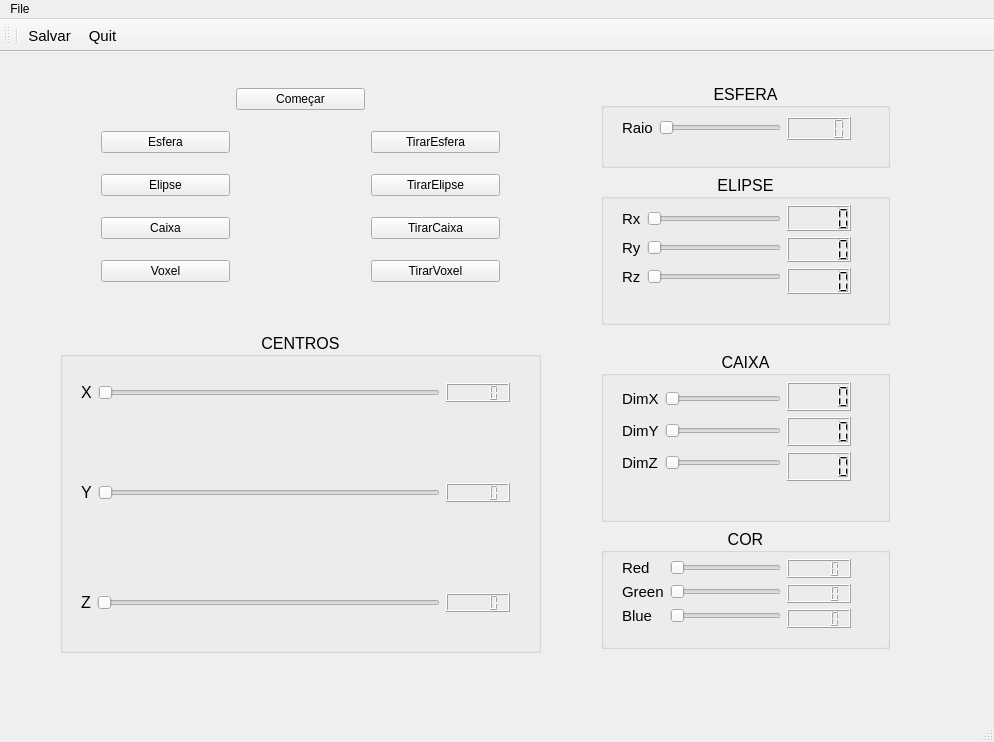
<?xml version="1.0" encoding="UTF-8"?>
<ui version="4.0">
 <class>MainWindow</class>
 <widget class="QMainWindow" name="MainWindow">
  <property name="enabled">
   <bool>true</bool>
  </property>
  <property name="geometry">
   <rect>
    <x>0</x>
    <y>0</y>
    <width>994</width>
    <height>742</height>
   </rect>
  </property>
  <property name="windowTitle">
   <string>MainWindow</string>
  </property>
  <widget class="QWidget" name="centralWidget">
   <widget class="QGroupBox" name="groupBox">
    <property name="geometry">
     <rect>
      <x>601</x>
      <y>31</y>
      <width>289</width>
      <height>85</height>
     </rect>
    </property>
    <property name="font">
     <font>
      <pointsize>12</pointsize>
     </font>
    </property>
    <property name="title">
     <string>ESFERA</string>
    </property>
    <property name="alignment">
     <set>Qt::AlignCenter</set>
    </property>
    <widget class="QWidget" name="layoutWidget">
     <property name="geometry">
      <rect>
       <x>10</x>
       <y>20</y>
       <width>251</width>
       <height>52</height>
      </rect>
     </property>
     <layout class="QGridLayout" name="gridLayout_6">
      <item row="0" column="1">
       <widget class="QLCDNumber" name="lcdNumber_5"/>
      </item>
      <item row="0" column="0">
       <layout class="QGridLayout" name="gridLayout_2">
        <item row="0" column="1">
         <widget class="QSlider" name="horizontalSlider_REsfera">
          <property name="orientation">
           <enum>Qt::Horizontal</enum>
          </property>
         </widget>
        </item>
        <item row="0" column="0">
         <widget class="QLabel" name="label_RaioEsfera">
          <property name="font">
           <font>
            <pointsize>11</pointsize>
           </font>
          </property>
          <property name="text">
           <string>Raio</string>
          </property>
         </widget>
        </item>
       </layout>
      </item>
     </layout>
    </widget>
   </widget>
   <widget class="QGroupBox" name="groupBox_2">
    <property name="geometry">
     <rect>
      <x>601</x>
      <y>122</y>
      <width>289</width>
      <height>151</height>
     </rect>
    </property>
    <property name="font">
     <font>
      <pointsize>12</pointsize>
     </font>
    </property>
    <property name="title">
     <string>ELIPSE</string>
    </property>
    <property name="alignment">
     <set>Qt::AlignCenter</set>
    </property>
    <widget class="QWidget" name="layoutWidget">
     <property name="geometry">
      <rect>
       <x>10</x>
       <y>20</y>
       <width>251</width>
       <height>111</height>
      </rect>
     </property>
     <layout class="QGridLayout" name="gridLayout_5">
      <item row="0" column="0" rowspan="3">
       <layout class="QGridLayout" name="gridLayout">
        <item row="0" column="0">
         <widget class="QLabel" name="label_RxElipse">
          <property name="font">
           <font>
            <pointsize>11</pointsize>
           </font>
          </property>
          <property name="text">
           <string>Rx</string>
          </property>
         </widget>
        </item>
        <item row="0" column="1">
         <widget class="QSlider" name="horizontalSlider_RxElipse">
          <property name="orientation">
           <enum>Qt::Horizontal</enum>
          </property>
         </widget>
        </item>
        <item row="1" column="0">
         <widget class="QLabel" name="label_RyElipse">
          <property name="font">
           <font>
            <pointsize>11</pointsize>
           </font>
          </property>
          <property name="text">
           <string>Ry</string>
          </property>
         </widget>
        </item>
        <item row="1" column="1">
         <widget class="QSlider" name="horizontalSlider_RyElipse">
          <property name="orientation">
           <enum>Qt::Horizontal</enum>
          </property>
         </widget>
        </item>
        <item row="2" column="0">
         <widget class="QLabel" name="label_RzElipse">
          <property name="font">
           <font>
            <pointsize>11</pointsize>
           </font>
          </property>
          <property name="text">
           <string>Rz</string>
          </property>
         </widget>
        </item>
        <item row="2" column="1">
         <widget class="QSlider" name="horizontalSlider_RzElipse">
          <property name="orientation">
           <enum>Qt::Horizontal</enum>
          </property>
         </widget>
        </item>
       </layout>
      </item>
      <item row="0" column="1">
       <widget class="QLCDNumber" name="lcdNumber"/>
      </item>
      <item row="1" column="1">
       <widget class="QLCDNumber" name="lcdNumber_2"/>
      </item>
      <item row="2" column="1">
       <widget class="QLCDNumber" name="lcdNumber_4"/>
      </item>
     </layout>
    </widget>
   </widget>
   <widget class="QGroupBox" name="groupBox_3">
    <property name="geometry">
     <rect>
      <x>601</x>
      <y>299</y>
      <width>289</width>
      <height>171</height>
     </rect>
    </property>
    <property name="font">
     <font>
      <pointsize>12</pointsize>
     </font>
    </property>
    <property name="title">
     <string>CAIXA</string>
    </property>
    <property name="alignment">
     <set>Qt::AlignCenter</set>
    </property>
    <widget class="QWidget" name="layoutWidget">
     <property name="geometry">
      <rect>
       <x>10</x>
       <y>20</y>
       <width>251</width>
       <height>121</height>
      </rect>
     </property>
     <layout class="QGridLayout" name="gridLayout_7">
      <item row="0" column="0" rowspan="3">
       <layout class="QGridLayout" name="gridLayout_3">
        <item row="0" column="0">
         <widget class="QLabel" name="label_XCaixa">
          <property name="font">
           <font>
            <pointsize>11</pointsize>
           </font>
          </property>
          <property name="text">
           <string>DimX</string>
          </property>
         </widget>
        </item>
        <item row="0" column="1">
         <widget class="QSlider" name="horizontalSlider_DimXCaixa">
          <property name="pageStep">
           <number>5</number>
          </property>
          <property name="orientation">
           <enum>Qt::Horizontal</enum>
          </property>
         </widget>
        </item>
        <item row="1" column="0">
         <widget class="QLabel" name="label_YCaixa">
          <property name="font">
           <font>
            <pointsize>11</pointsize>
           </font>
          </property>
          <property name="text">
           <string>DimY</string>
          </property>
         </widget>
        </item>
        <item row="1" column="1">
         <widget class="QSlider" name="horizontalSlider_DimYCaixa">
          <property name="pageStep">
           <number>5</number>
          </property>
          <property name="orientation">
           <enum>Qt::Horizontal</enum>
          </property>
         </widget>
        </item>
        <item row="2" column="0">
         <widget class="QLabel" name="label_ZCaixa">
          <property name="font">
           <font>
            <pointsize>11</pointsize>
           </font>
          </property>
          <property name="text">
           <string>DimZ</string>
          </property>
         </widget>
        </item>
        <item row="2" column="1">
         <widget class="QSlider" name="horizontalSlider_DimZCaixa">
          <property name="pageStep">
           <number>5</number>
          </property>
          <property name="orientation">
           <enum>Qt::Horizontal</enum>
          </property>
         </widget>
        </item>
       </layout>
      </item>
      <item row="0" column="1">
       <widget class="QLCDNumber" name="lcdNumber_6"/>
      </item>
      <item row="1" column="1">
       <widget class="QLCDNumber" name="lcdNumber_7"/>
      </item>
      <item row="2" column="1">
       <widget class="QLCDNumber" name="lcdNumber_8"/>
      </item>
     </layout>
    </widget>
   </widget>
   <widget class="QGroupBox" name="groupBox_5">
    <property name="geometry">
     <rect>
      <x>601</x>
      <y>476</y>
      <width>289</width>
      <height>121</height>
     </rect>
    </property>
    <property name="font">
     <font>
      <pointsize>12</pointsize>
     </font>
    </property>
    <property name="title">
     <string>COR</string>
    </property>
    <property name="alignment">
     <set>Qt::AlignCenter</set>
    </property>
    <widget class="QWidget" name="layoutWidget">
     <property name="geometry">
      <rect>
       <x>10</x>
       <y>20</y>
       <width>251</width>
       <height>91</height>
      </rect>
     </property>
     <layout class="QGridLayout" name="gridLayout_8">
      <item row="0" column="0" rowspan="3">
       <layout class="QGridLayout" name="gridLayout_4">
        <item row="0" column="0">
         <widget class="QLabel" name="label_RCor">
          <property name="font">
           <font>
            <pointsize>11</pointsize>
           </font>
          </property>
          <property name="text">
           <string>Red</string>
          </property>
         </widget>
        </item>
        <item row="0" column="1">
         <widget class="QSlider" name="horizontalSlider_RCor">
          <property name="maximum">
           <number>1</number>
          </property>
          <property name="orientation">
           <enum>Qt::Horizontal</enum>
          </property>
         </widget>
        </item>
        <item row="1" column="0">
         <widget class="QLabel" name="label_GCor">
          <property name="font">
           <font>
            <pointsize>11</pointsize>
           </font>
          </property>
          <property name="text">
           <string>Green</string>
          </property>
         </widget>
        </item>
        <item row="1" column="1">
         <widget class="QSlider" name="horizontalSlider_GCor">
          <property name="maximum">
           <number>1</number>
          </property>
          <property name="orientation">
           <enum>Qt::Horizontal</enum>
          </property>
         </widget>
        </item>
        <item row="2" column="0">
         <widget class="QLabel" name="label_BCor">
          <property name="font">
           <font>
            <pointsize>11</pointsize>
           </font>
          </property>
          <property name="text">
           <string>Blue</string>
          </property>
         </widget>
        </item>
        <item row="2" column="1">
         <widget class="QSlider" name="horizontalSlider_BCor">
          <property name="maximum">
           <number>1</number>
          </property>
          <property name="orientation">
           <enum>Qt::Horizontal</enum>
          </property>
         </widget>
        </item>
       </layout>
      </item>
      <item row="0" column="1">
       <widget class="QLCDNumber" name="lcdNumber_9"/>
      </item>
      <item row="1" column="1">
       <widget class="QLCDNumber" name="lcdNumber_10"/>
      </item>
      <item row="2" column="1">
       <widget class="QLCDNumber" name="lcdNumber_11"/>
      </item>
     </layout>
    </widget>
   </widget>
   <widget class="QGroupBox" name="groupBox_4">
    <property name="geometry">
     <rect>
      <x>60</x>
      <y>280</y>
      <width>481</width>
      <height>321</height>
     </rect>
    </property>
    <property name="font">
     <font>
      <pointsize>12</pointsize>
     </font>
    </property>
    <property name="title">
     <string>CENTROS</string>
    </property>
    <property name="alignment">
     <set>Qt::AlignCenter</set>
    </property>
    <widget class="QWidget" name="layoutWidget">
     <property name="geometry">
      <rect>
       <x>10</x>
       <y>250</y>
       <width>451</width>
       <height>41</height>
      </rect>
     </property>
     <layout class="QGridLayout" name="gridLayout_9">
      <item row="0" column="0">
       <widget class="QLabel" name="label_ZPlano">
        <property name="font">
         <font>
          <pointsize>12</pointsize>
         </font>
        </property>
        <property name="text">
         <string>Z</string>
        </property>
       </widget>
      </item>
      <item row="0" column="1">
       <widget class="QSlider" name="horizontalSlider_ZPlano">
        <property name="orientation">
         <enum>Qt::Horizontal</enum>
        </property>
       </widget>
      </item>
      <item row="0" column="2">
       <widget class="QLCDNumber" name="lcdNumber_3"/>
      </item>
     </layout>
    </widget>
    <widget class="QWidget" name="">
     <property name="geometry">
      <rect>
       <x>10</x>
       <y>140</y>
       <width>451</width>
       <height>41</height>
      </rect>
     </property>
     <layout class="QGridLayout" name="gridLayout_10">
      <item row="0" column="0">
       <widget class="QLabel" name="label_2">
        <property name="text">
         <string>Y</string>
        </property>
       </widget>
      </item>
      <item row="0" column="1">
       <widget class="QSlider" name="horizontalSlider_PlanoY">
        <property name="orientation">
         <enum>Qt::Horizontal</enum>
        </property>
       </widget>
      </item>
      <item row="0" column="2">
       <widget class="QLCDNumber" name="lcdX"/>
      </item>
     </layout>
    </widget>
    <widget class="QWidget" name="">
     <property name="geometry">
      <rect>
       <x>10</x>
       <y>40</y>
       <width>451</width>
       <height>41</height>
      </rect>
     </property>
     <layout class="QGridLayout" name="gridLayout_11">
      <item row="0" column="0">
       <widget class="QLabel" name="label">
        <property name="text">
         <string>X</string>
        </property>
       </widget>
      </item>
      <item row="0" column="1">
       <widget class="QSlider" name="horizontalSlider_PlanoX">
        <property name="orientation">
         <enum>Qt::Horizontal</enum>
        </property>
       </widget>
      </item>
      <item row="0" column="2">
       <widget class="QLCDNumber" name="lcdY"/>
      </item>
     </layout>
    </widget>
   </widget>
   <widget class="QWidget" name="">
    <property name="geometry">
     <rect>
      <x>90</x>
      <y>10</y>
      <width>421</width>
      <height>251</height>
     </rect>
    </property>
    <layout class="QGridLayout" name="gridLayout_12">
     <item row="0" column="1">
      <widget class="QPushButton" name="pushButton">
       <property name="text">
        <string>Começar</string>
       </property>
      </widget>
     </item>
     <item row="1" column="0">
      <widget class="QPushButton" name="pushButton_Esfera">
       <property name="text">
        <string>Esfera</string>
       </property>
      </widget>
     </item>
     <item row="1" column="2">
      <widget class="QPushButton" name="pushButton_TirarEsfera">
       <property name="text">
        <string>TirarEsfera</string>
       </property>
      </widget>
     </item>
     <item row="2" column="0">
      <widget class="QPushButton" name="pushButton_Elipse">
       <property name="text">
        <string>Elipse</string>
       </property>
      </widget>
     </item>
     <item row="2" column="2">
      <widget class="QPushButton" name="pushButton_TirarElipse">
       <property name="text">
        <string>TirarElipse</string>
       </property>
      </widget>
     </item>
     <item row="3" column="0">
      <widget class="QPushButton" name="pushButton_Caixa">
       <property name="text">
        <string>Caixa</string>
       </property>
      </widget>
     </item>
     <item row="3" column="2">
      <widget class="QPushButton" name="pushButton_TirarCaixa">
       <property name="text">
        <string>TirarCaixa</string>
       </property>
      </widget>
     </item>
     <item row="4" column="0">
      <widget class="QPushButton" name="pushButton_Voxel">
       <property name="text">
        <string>Voxel</string>
       </property>
      </widget>
     </item>
     <item row="4" column="2">
      <widget class="QPushButton" name="pushButton_TirarVoxel">
       <property name="text">
        <string>TirarVoxel</string>
       </property>
      </widget>
     </item>
    </layout>
   </widget>
  </widget>
  <widget class="QMenuBar" name="menuBar">
   <property name="geometry">
    <rect>
     <x>0</x>
     <y>0</y>
     <width>994</width>
     <height>21</height>
    </rect>
   </property>
   <widget class="QMenu" name="menuFile">
    <property name="title">
     <string>File</string>
    </property>
    <addaction name="actionQuit"/>
   </widget>
   <addaction name="menuFile"/>
  </widget>
  <widget class="QToolBar" name="mainToolBar">
   <property name="font">
    <font>
     <pointsize>11</pointsize>
    </font>
   </property>
   <attribute name="toolBarArea">
    <enum>TopToolBarArea</enum>
   </attribute>
   <attribute name="toolBarBreak">
    <bool>false</bool>
   </attribute>
   <addaction name="separator"/>
   <addaction name="actionSalvar"/>
   <addaction name="actionQuit"/>
  </widget>
  <widget class="QStatusBar" name="statusBar"/>
  <action name="actionSalvar">
   <property name="text">
    <string>Salvar</string>
   </property>
  </action>
  <action name="actionQuit">
   <property name="text">
    <string>Quit</string>
   </property>
  </action>
 </widget>
 <layoutdefault spacing="6" margin="11"/>
 <resources/>
 <connections>
  <connection>
   <sender>horizontalSlider_ZPlano</sender>
   <signal>valueChanged(int)</signal>
   <receiver>lcdNumber_3</receiver>
   <slot>display(int)</slot>
   <hints>
    <hint type="sourcelabel">
     <x>415</x>
     <y>598</y>
    </hint>
    <hint type="destinationlabel">
     <x>519</x>
     <y>600</y>
    </hint>
   </hints>
  </connection>
  <connection>
   <sender>horizontalSlider_RyElipse</sender>
   <signal>valueChanged(int)</signal>
   <receiver>lcdNumber_2</receiver>
   <slot>display(int)</slot>
   <hints>
    <hint type="sourcelabel">
     <x>742</x>
     <y>251</y>
    </hint>
    <hint type="destinationlabel">
     <x>815</x>
     <y>246</y>
    </hint>
   </hints>
  </connection>
  <connection>
   <sender>horizontalSlider_DimXCaixa</sender>
   <signal>valueChanged(int)</signal>
   <receiver>lcdNumber_6</receiver>
   <slot>display(int)</slot>
   <hints>
    <hint type="sourcelabel">
     <x>725</x>
     <y>391</y>
    </hint>
    <hint type="destinationlabel">
     <x>819</x>
     <y>391</y>
    </hint>
   </hints>
  </connection>
  <connection>
   <sender>horizontalSlider_DimZCaixa</sender>
   <signal>valueChanged(int)</signal>
   <receiver>lcdNumber_8</receiver>
   <slot>display(int)</slot>
   <hints>
    <hint type="sourcelabel">
     <x>734</x>
     <y>466</y>
    </hint>
    <hint type="destinationlabel">
     <x>814</x>
     <y>471</y>
    </hint>
   </hints>
  </connection>
  <connection>
   <sender>horizontalSlider_REsfera</sender>
   <signal>valueChanged(int)</signal>
   <receiver>lcdNumber_5</receiver>
   <slot>display(int)</slot>
   <hints>
    <hint type="sourcelabel">
     <x>711</x>
     <y>121</y>
    </hint>
    <hint type="destinationlabel">
     <x>830</x>
     <y>123</y>
    </hint>
   </hints>
  </connection>
  <connection>
   <sender>horizontalSlider_RxElipse</sender>
   <signal>valueChanged(int)</signal>
   <receiver>lcdNumber</receiver>
   <slot>display(int)</slot>
   <hints>
    <hint type="sourcelabel">
     <x>774</x>
     <y>213</y>
    </hint>
    <hint type="destinationlabel">
     <x>825</x>
     <y>206</y>
    </hint>
   </hints>
  </connection>
  <connection>
   <sender>horizontalSlider_DimYCaixa</sender>
   <signal>valueChanged(int)</signal>
   <receiver>lcdNumber_7</receiver>
   <slot>display(int)</slot>
   <hints>
    <hint type="sourcelabel">
     <x>750</x>
     <y>427</y>
    </hint>
    <hint type="destinationlabel">
     <x>809</x>
     <y>432</y>
    </hint>
   </hints>
  </connection>
  <connection>
   <sender>horizontalSlider_RzElipse</sender>
   <signal>valueChanged(int)</signal>
   <receiver>lcdNumber_4</receiver>
   <slot>display(int)</slot>
   <hints>
    <hint type="sourcelabel">
     <x>747</x>
     <y>288</y>
    </hint>
    <hint type="destinationlabel">
     <x>826</x>
     <y>285</y>
    </hint>
   </hints>
  </connection>
  <connection>
   <sender>actionQuit</sender>
   <signal>triggered()</signal>
   <receiver>MainWindow</receiver>
   <slot>mataTudo()</slot>
   <hints>
    <hint type="sourcelabel">
     <x>-1</x>
     <y>-1</y>
    </hint>
    <hint type="destinationlabel">
     <x>496</x>
     <y>370</y>
    </hint>
   </hints>
  </connection>
  <connection>
   <sender>actionSalvar</sender>
   <signal>triggered()</signal>
   <receiver>MainWindow</receiver>
   <slot>Salvar()</slot>
   <hints>
    <hint type="sourcelabel">
     <x>-1</x>
     <y>-1</y>
    </hint>
    <hint type="destinationlabel">
     <x>496</x>
     <y>370</y>
    </hint>
   </hints>
  </connection>
  <connection>
   <sender>horizontalSlider_RCor</sender>
   <signal>valueChanged(int)</signal>
   <receiver>lcdNumber_9</receiver>
   <slot>display(int)</slot>
   <hints>
    <hint type="sourcelabel">
     <x>767</x>
     <y>561</y>
    </hint>
    <hint type="destinationlabel">
     <x>809</x>
     <y>559</y>
    </hint>
   </hints>
  </connection>
  <connection>
   <sender>horizontalSlider_GCor</sender>
   <signal>valueChanged(int)</signal>
   <receiver>lcdNumber_10</receiver>
   <slot>display(int)</slot>
   <hints>
    <hint type="sourcelabel">
     <x>753</x>
     <y>585</y>
    </hint>
    <hint type="destinationlabel">
     <x>810</x>
     <y>587</y>
    </hint>
   </hints>
  </connection>
  <connection>
   <sender>horizontalSlider_BCor</sender>
   <signal>valueChanged(int)</signal>
   <receiver>lcdNumber_11</receiver>
   <slot>display(int)</slot>
   <hints>
    <hint type="sourcelabel">
     <x>749</x>
     <y>615</y>
    </hint>
    <hint type="destinationlabel">
     <x>811</x>
     <y>618</y>
    </hint>
   </hints>
  </connection>
  <connection>
   <sender>horizontalSlider_PlanoX</sender>
   <signal>valueChanged(int)</signal>
   <receiver>lcdY</receiver>
   <slot>display(int)</slot>
   <hints>
    <hint type="sourcelabel">
     <x>170</x>
     <y>376</y>
    </hint>
    <hint type="destinationlabel">
     <x>467</x>
     <y>382</y>
    </hint>
   </hints>
  </connection>
  <connection>
   <sender>horizontalSlider_PlanoY</sender>
   <signal>valueChanged(int)</signal>
   <receiver>lcdX</receiver>
   <slot>display(int)</slot>
   <hints>
    <hint type="sourcelabel">
     <x>199</x>
     <y>479</y>
    </hint>
    <hint type="destinationlabel">
     <x>467</x>
     <y>484</y>
    </hint>
   </hints>
  </connection>
 </connections>
 <slots>
  <slot>mataTudo()</slot>
  <slot>Salvar()</slot>
  <slot>Abrir()</slot>
 </slots>
</ui>
